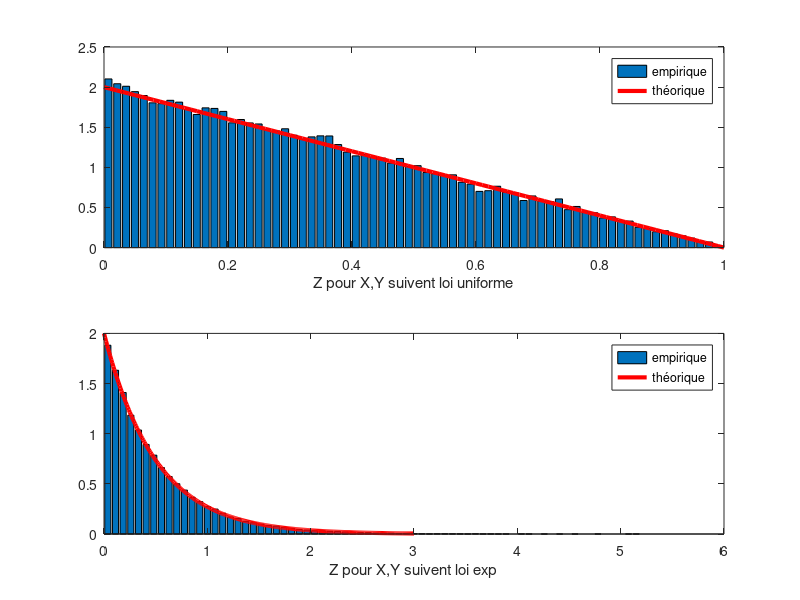

Write the MATLAB code that produced this figure.
close all;

clear variables;

% loi uniforme
N=50000;
X=rand(1,N); %loi uniforme 
Y=rand(1,N); %loi uniforme 

Z=min(X,Y);

n=70;
[h,xout]=hist(Z,n);

figure(1)
subplot(2,1,1)

bar(xout,h/(N*((xout(end)-xout(1))/n)));
xlabel('Z pour X,Y suivent loi uniforme');

%theorique
v=0:0.01:1;
fx=1;
Fx=v;

fy=1;
Fy=v;

fz=fx*(1-Fy)+fy*(1-Fx);
hold on;
plot(v,fz,'linewidth', 3,'color', [1,0,0]);
legend('empirique','théorique');

%loi exponentielle
subplot(2,1,2)
X2=-log(1-rand(1,N)); %loi exp
Y2=-log(1-rand(1,N)); %loi exp

Z2=min(X2,Y2);
[h2,xout2]=hist(Z2,n);

bar(xout2,h2/(N*((xout2(end)-xout2(1))/n)));
xlabel('Z pour X,Y suivent loi exp');

%theorique

v2=0:0.01:3;
fx2=exp(-v2);
Fx2=1-exp(-v2);

fy2=exp(-v2);
Fy2=1-exp(-v2);

fz2=fx2.*(1-Fy2)+fy2.*(1-Fx2);
hold on;
plot(v2,fz2,'linewidth', 3,'color', [1,0,0]);
legend('empirique','théorique');

